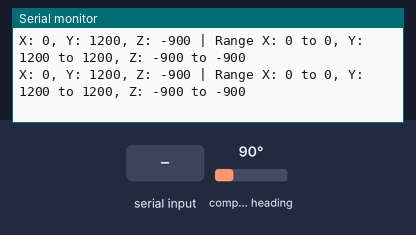
A sketch run on a simulated Arduino Uno, built with avr-gcc and run on an emulated ATmega328P. Parts: the last lines printed to the serial monitor. The test bench sets the inputs (shaded band); at power-on: compass heading 90°. EEPROM starts erased.

Above: at 1.3 s.
1.4 s: compass heading set to 7°
At 1.54 s:
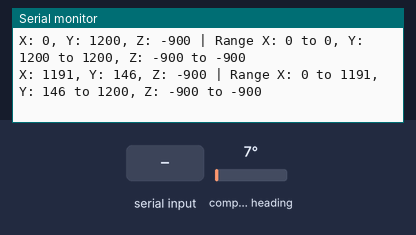
4.4 s: "S" received over Serial
At 5.3 s:
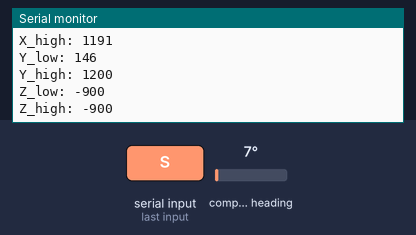

Measured:
- after the input at 1.4 s, the serial monitor: prints a new line after 0.08 s (image 1)
- after the input at 4.4 s, the serial monitor: prints a new line after 0.07 s (image 2)

The sketch:

ComposCalibration.ino
```cpp
#include <Wire.h>
#include <QMC5883LCompass.h>
#include <EEPROM.h>

QMC5883LCompass compass;

// Manual calibration variables
int x_min = 32767, x_max = -32768;
int y_min = 32767, y_max = -32768;
int z_min = 32767, z_max = -32768;

void setup() {
  Serial.begin(9600);
  Wire.begin();
  delay(100);

  // Initialize compass
  compass.init();

  Serial.println("Calibrating QMC5883L. Rotate the sensor in a figure 8 pattern.");
  Serial.println("Press 'S' to save the calibration values.");
}

void loop() {
  // Read sensor data
  int x, y, z;
  compass.read();
  x = compass.getX();
  y = compass.getY();
  z = compass.getZ();

  // Update min/max values
  if (x < x_min) x_min = x;
  if (x > x_max) x_max = x;
  if (y < y_min) y_min = y;
  if (y > y_max) y_max = y;
  if (z < z_min) z_min = z;
  if (z > z_max) z_max = z;

  // Print current raw values and min/max ranges
  Serial.print("X: "); Serial.print(x);
  Serial.print(", Y: "); Serial.print(y);
  Serial.print(", Z: "); Serial.print(z);
  Serial.print(" | Range X: "); Serial.print(x_min); Serial.print(" to "); Serial.print(x_max);
  Serial.print(", Y: "); Serial.print(y_min); Serial.print(" to "); Serial.print(y_max);
  Serial.print(", Z: "); Serial.print(z_min); Serial.print(" to "); Serial.print(z_max);
  Serial.println();

  if (Serial.available()) {
    char command = Serial.read();
    if (command == 'S' || command == 's') {
      // Save to EEPROM
      EEPROM.put(0, x_min);
      EEPROM.put(sizeof(int), x_max);
      EEPROM.put(2 * sizeof(int), y_min);
      EEPROM.put(3 * sizeof(int), y_max);
      EEPROM.put(4 * sizeof(int), z_min);
      EEPROM.put(5 * sizeof(int), z_max);

      Serial.println("Calibration values saved to EEPROM!");
      Serial.print("X_low: "); Serial.println(x_min);
      Serial.print("X_high: "); Serial.println(x_max);
      Serial.print("Y_low: "); Serial.println(y_min);
      Serial.print("Y_high: "); Serial.println(y_max);
      Serial.print("Z_low: "); Serial.println(z_min);
      Serial.print("Z_high: "); Serial.println(z_max);

      while (1); // Halt the sketch
    }
  }
}
```
